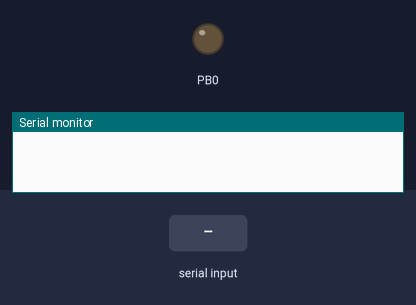
A program run on a simulated ATmega328P, built with avr-gcc and emulated at 16 MHz. Parts: output pins drawn as LEDs (lit = HIGH), the last lines printed to the serial monitor. The test bench sets the inputs (shaded band).

Above: at 1.2 s.
1.3 s: "y" received over Serial
At 2.3 s:
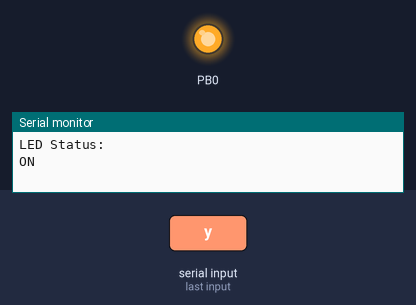
2.8 s: "n" received over Serial
At 3.5 s:
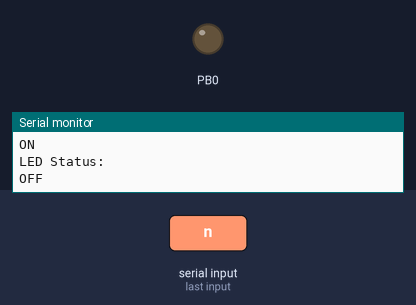
4.3 s: "1" received over Serial
At 5.1 s:
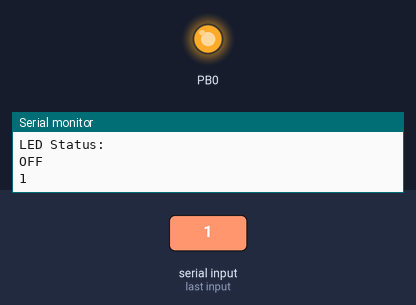
Timing chart, 0 to 7.3 s (numbered marks = the images above; inputs shaded):
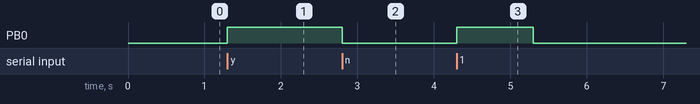

Measured:
- after the input at 1.3 s, PB0: LOW → HIGH at once
- after the input at 2.8 s, PB0: HIGH → LOW at once
- after the input at 4.3 s, PB0: LOW → HIGH at once, → LOW 1.0 s later

The program:

main.c
```c
#ifndef F_CPU
#define F_CPU 16000000UL
#endif

#include <avr/io.h>
#include <avr/delay.h>

#define UBRRVAL 103

void usart_init(void);
void sendbyte(unsigned char);
void sendstr(unsigned char *);
unsigned char receivebyte(void);
void receivestr(unsigned char*);

unsigned char onmsg[] = "ON\n";
unsigned char offmsg[] = "OFF\n";
unsigned char defaultmsg[] = "LED Status:\n";
unsigned char rxdata;

int main(){

	DDRB |= (1<<PORTB0);
	//PORTB |= (1<<PORTB0);
	//_delay_ms(1000);
	//PORTB &= ~(1<<PORTB0);
	usart_init();


	while(1)
	{
		rxdata = receivebyte();

		if((char)rxdata == 'y')
		{
			PORTB |= (1<<PORTB0);
			sendstr(defaultmsg);
			sendstr(onmsg);

		}
		else if((char)rxdata =='n')
		{
			PORTB &= ~(1<<PORTB0);
			sendstr(defaultmsg);
			sendstr(offmsg);
		}
		else{

			sendbyte(rxdata);
				PORTB |= (1<<PORTB0);
				_delay_ms(1000);
				PORTB &= ~(1<<PORTB0);

		}
	}

   return 0;
 }

void usart_init(void){
	UBRR0H= (unsigned char)(UBRRVAL>>8);   //high byte
    UBRR0L=(unsigned char)UBRRVAL;     			//low byte
   // UCSR0B |= (1<<TXEN0) | (1<<RXEN0);		//Enable Transmitter and Receiver
    //UCSR0C |= (1<<UCSZ01)|(1<<UCSZ00);
	  UCSR0B |= (1<<TXEN0) | (1<<RXEN0);		//Enable Transmitter and Receiver
	 UCSR0C = 0x06;	//Set data frame format: asynchronous mode,no parity, 1 stop bit, 8 bit size
}

void sendbyte(unsigned char MSG){
    while((UCSR0A&(1<<UDRE0)) == 0);     // Wait if a byte is being transmitted
    UDR0 = MSG;
}

void sendstr(unsigned char *s){
	unsigned char i = 0;
	while(s[i] != '\0'){
	 sendbyte(s[i]);
	 i++;
	 }
}

unsigned char receivebyte(void){
	while(!(UCSR0A & (1<<RXC0)));
		return UDR0;
}
```
